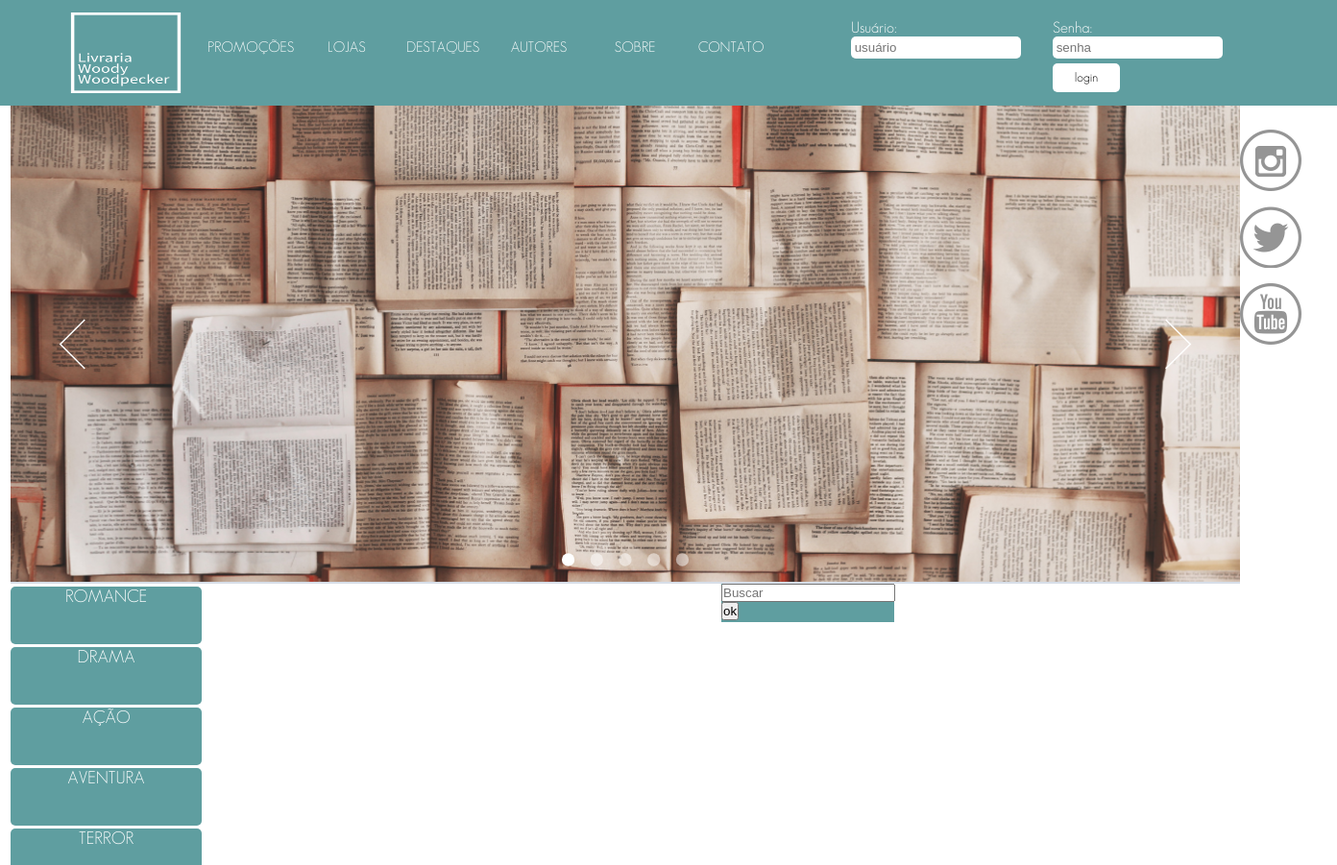
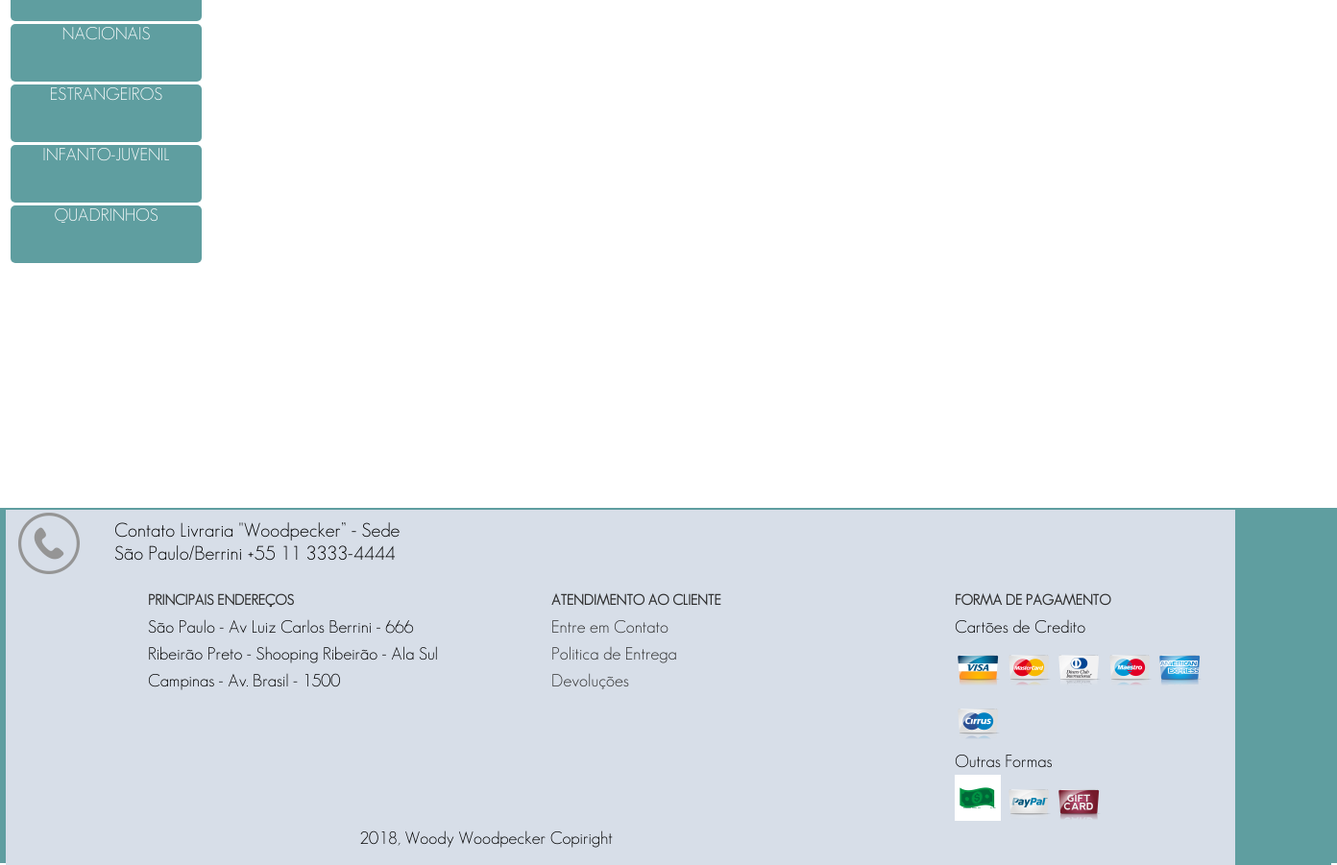
The app's page /index.php?modo=categoria&id_pesquisa=3 with its own data (2 pictures, top to bottom).
### tables this page shows
CREATE TABLE `tbl_categoria` (
  `id_categoria` int(11) NOT NULL AUTO_INCREMENT,
  `nome_categoria` varchar(45) NOT NULL,
  PRIMARY KEY (`id_categoria`)
);

### index.php (the view, shortened to what this page needs)
<?php
$conexao = conexaoBD();
?>
<!DOCTYPE html>
<html lang="pt-br">
    <head>
        <link rel="stylesheet" href="css/style.css">
    </head>
    <body>
    <div id="conteudoPrincipal">
        <div id="descerSlider">
            <header>
                <div id="cabecalho">
                    <div id="seguraLogo">
                        <img id="logo" src="icons/logo.png" alt="logo">
                    </div>
                    <nav id="seguraMenu">
                        <ul>
                            <li class="itemMenu"><a href="promocoes.php">PROMOÇÕES</a></li>
                            <li class="itemMenu"><a href="lojas.php">LOJAS</a></li>
                            <li class="itemMenu"><a href="destaques.php">DESTAQUES</a></li>
                            <li class="itemMenu"><a href="autores.php">AUTORES</a></li>
                            <li class="itemMenu"><a href="sobre.php">SOBRE</a></li>
                            <li class="itemMenu"><a href="contato.php">CONTATO</a></li>
                        </ul>
                    </nav>
                    <div id="seguraFaleC">
                        <form method="POST" action="index.php">
                            <div id="usuario">
                                <label>
                                    Usuário:
                                </label>
                                <br>
                                <input class="txtLogin" type="text" name="txtUsuario" id="txtUsuario" placeholder=" usuário">
                            </div>
                            <div id="senha">
                                <label>Senha:<br></label>
                                <input class="txtLogin" type="text" name="txtSenha" id="txtSenha" placeholder=" senha">
                                <input type="submit" value="login" name="bntLogin" id="btnLogin">
                            </div>
                        </form>
                    </div>
                </div>
            </header>
        </div>
        <div id="holdContent">
            <div id="container">
                <div id="seguraSlider">
                    <div id="jssor_1" style="position:relative;margin:0 auto;top:0px;left:0px;width:980px;height:380px;overflow:hidden;visibility:hidden;">
                        <div data-u="slides" style="cursor:default;position:relative;top:0px;left:0px;width:980px;height:380px;overflow:hidden;">
                            <div>
                                <img data-u="image" src="img/livraria.png" alt="image1"/>
                            </div>
                        </div>
                        <div data-u="navigator" class="jssorb051" style="position:absolute;bottom:12px;right:12px;" data-autocenter="1" data-scale="0.5" data-scale-bottom="0.75">
                            <div data-u="prototype" class="i" style="width:16px;height:16px;">
                                <svg viewbox="0 0 16000 16000" style="position:absolute;top:0;left:0;width:100%;height:100%;">
                                    <circle class="b" cx="8000" cy="8000" r="5800"></circle>
                                </svg>
                            </div>
                        </div>
                        <div data-u="arrowleft" class="jssora051" style="width:55px;height:55px;top:0px;left:25px;" data-autocenter="2" data-scale="0.75" data-scale-left="0.75">
                            <svg viewbox="0 0 16000 16000" style="position:absolute;top:0;left:0;width:100%;height:100%;">
                                <polyline class="a" points="11040,1920 4960,8000 11040,14080 "></polyline>
                            </svg>
                        </div>
                        <div data-u="arrowright" class="jssora051" style="width:55px;height:55px;top:0px;right:25px;" data-autocenter="2" data-scale="0.75" data-scale-right="0.75">
                            <svg viewbox="0 0 16000 16000" style="position:absolute;top:0;left:0;width:100%;height:100%;">
                                <polyline class="a" points="4960,1920 11040,8000 4960,14080 "></polyline>
                            </svg>
                        </div>
                    </div>
                </div>
                <div id="seguraConteudo">
                    <nav id="menuVertical">
                        <?php
                            $sql = "SELECT * FROM tbl_categoria";
                            $select = mysqli_query($conexao, $sql);
                            while($rs_consulta_categoria = mysqli_fetch_array($select)){
                                $id_categoria = $rs_consulta_categoria['id_categoria'];
                        ?>
                        <div class="menu_categoria">
                            <a href="index.php?modo=categoria&id_pesquisa=<?php echo utf8_encode($id_categoria)?>"><?php echo utf8_encode($rs_consulta_categoria['nome_categoria'])?></a>
                        </div>
                        <?php
                            }
                        ?>
                    </nav>
                    <div id="conteudo">
                        <div id="conteudo_barra">
                            <form method="GET" action="index.php" name="frmbarrabusca">
                                <div id="barra_busca">
                                    <input type="text" name="txt_barraBusca" placeholder="Buscar">
                                    <input type="submit" name="btnbarra" value="ok">
                                </div>
                            </form>
                        </div>
                    </div>
                </div>
            </div>
            <div id="redesSociais">
                <div id="conteudoRedesSociais">
                    <div class="imgRedeSocial">
                        <img src="icons/insta.png" alt="insta">
                    </div>
                    <div class="imgRedeSocial">
                        <img src="icons/twitter.png" alt="twitter">
                    </div>
                    <div class="imgRedeSocial">
                        <img src="icons/youtube.png" alt="youtube">
                    </div>
                </div>
            </div>
        </div>
        <footer>
            <div id="rodapeFooter">
                <div id="contatoFooter">
                    <div id="iconFooter">
                        <img src="icons/fone.png" alt="telefone">
                    </div>
                    <div id="infoFooter">
                        <p>Contato Livraria "Woodpecker” - Sede</p>
                        <p>São Paulo/Berrini +55 11 3333-4444</p>
                    </div>
                </div>
                <div id="conteudoFooter">
                    <div class="containerFooter">
                        <h5>PRINCIPAIS ENDEREÇOS</h5>
                        <p>São Paulo - Av Luiz Carlos Berrini - 666</p>
                        <p>Ribeirão Preto - Shooping Ribeirão - Ala Sul</p>
                        <p>Campinas - Av. Brasil - 1500</p>
                    </div>
                    <div class="containerFooter">
                        <h5>ATENDIMENTO AO CLIENTE</h5>
                        <a href="contato.php" ><span class="format">Entre em Contato</span></a>
                        <br>
                        <a href="#"><span class="format">Politica de Entrega</span></a>
                        <br>
                        <a href="#"><span class="format">Devoluções</span></a>
                    </div>
                    <div id="formadePagamento">
                        <h5>FORMA DE PAGAMENTO</h5>
                        <p>Cartões de Credito</p>
                        <img class="iconePag" src="icons/visa.png" alt="visa">
                        <img class="iconePag" src="icons/master.png" alt="master">
                        <img class="iconePag" src="icons/diners.png" alt="diners">
                        <img class="iconePag" src="icons/maestro.png" alt="maestro">
                        <img class="iconePag" src="icons/american.png" alt="american">
                        <img class="iconePag" src="icons/cirrus.png" alt="cirrus">
                        <p>Outras Formas</p>
                        <img class="iconePag" src="icons/cash.png" alt="cash">
                        <img class="iconePag" src="icons/paypal.png" alt="paypal">
                        <img class="iconePag" src="icons/gift.png" alt="gift">
                    </div>
                </div>
                <div id="copirightFooter">
                    <div id="copiright">
                        <p>2018, Woody Woodpecker Copiright</p>
                    </div>
                </div>
            </div>
        </footer>
    </div>
    </body>
</html>

### css/style.css (style rules this page uses)
html,body,p,body,ul,li,h1,h2,h3,h4,h5,h6,footer,form,label,input { padding: 0; margin: 0; }
* { box-sizing: border-box; }
a { color: white; text-decoration: none; }
#conteudoPrincipal { width: 100%; height: 1740px ; }
#descerSlider { width: 100%; height: 110px; background-color: cadetblue; margin: auto; }
header { width: 100%; height: 110px; background-color: cadetblue; margin: auto; position: fixed; z-index: 999; }
#cabecalho { width: 1280px; height: 110px; background-color: cadetblue; margin: auto; }
#seguraLogo { width: 150px; height: 110px; background-color: white; float: left; }
#logo { width: 150px; height: 110px; }
#seguraMenu { width: 600px; height: 100px; background-color: cadetblue; margin-left: 5px; float: left; }
.itemMenu { width: 100px; height: 96px; float: left; color: white; font-size: 15px; list-style: none; text-align: center; padding-top: 40px; font-family: geosanslight, Helvetica, sans-serif; }
#seguraFaleC { width: 400px; height: 100px; background-color: cadetblue; margin-left: 60px; float: left; padding-top: 20px; }
#usuario { width: 170px; height: 90px; background-color: cadetblue; margin-left: 15px; color: white; float: left; font-family: geosanslight; }
#senha { width: 170px; height: 90px; background-color: cadetblue; margin-left: 40px; color: white; float: left; font-family: geosanslight; }
#btnLogin { width: 70px; height: 30px; margin-top: 5px; border-radius: 5px; background-color: white; cursor: pointer; font-family: geosanslight; border: none; }
#txtUsuario { margin: auto; border: 0px; border-radius: 5px; height: 23px; }
#txtSenha { margin: auto; border: 0px; border-radius: 5px; height: 23px; }
#holdContent { width: 1370px; min-height: 1320px; height: auto; overflow: hidden; margin: auto; background-color: white; }
#container { width:1280px; float: left; min-height: 1320px; height: auto; overflow: hidden; }
#redesSociais { width: 90px; height: 1320px; float: left; background-color: white; }
#conteudoRedesSociais { width: 89px; height: 400px; margin-top: 15px; position: fixed; background-color: white; }
.imgRedeSocial { width: 88px; height: 70px; margin-top: 10px; }
#seguraSlider { width: 1280px; height: 498px; margin: auto; background-color: #d7dee8; }
#seguraConteudo { width: 1280px; height: auto; background-color: white; margin: auto; min-height: 820px; overflow: hidden; }
#menuVertical { width: 200px;; height: 815px; float: left; }
.menu_categoria { width: 199px; height: 60px; font-size: 18px; text-transform: uppercase; color: white; margin-top: 3px; font-family: geosanslight; background-color: cadetblue; text-align: center; border-radius: 5px; }
#conteudo { width: 1080px; height: auto; min-height: 800px; overflow: hidden; }
#conteudo_barra { width: 0px; height: 50px; margin: auto; background-color: cadetblue; }
#barra_busca { width: 180px; height: 40px; margin: auto; background-color: cadetblue; }
footer { width: 100%; height: 370px; background-color: cadetblue; padding: 2px; }
#rodapeFooter { width: 1380px; height: 370px; background-color: cadetblue; margin: auto; }
.format { color: rgb(45,45,45); text-decoration: none; }
#contatoFooter { width: 1280px; height: 70px; background-color: #d7dee8; padding: 3px; }
#iconFooter { width: 100px; height: 70px; float: left; margin-left: 10px; }
#infoFooter { width: 1000px; height: 50px; float: left; background-color: #d7dee8; font-family: geosanslight, roboto, sans-serif; color: black; font-size: 20px; margin-top: 6px; }
#conteudoFooter { width: 1280px; height: 260px; background-color: #d7dee8; }
.containerFooter { width: 410px; height: 250px; background-color: #d7dee8; margin-left: 10px; float: left; padding-top: 10px; font-family: geosanslight; font-size: 18px; padding-left: 25px; line-height: 28px; }
h5 { color: rgb(45,45,45); }
#formadePagamento { width: 316px; height: 250px; background-color: #d7dee8; margin-left: 10px; float: left; padding-top: 10px; font-family: geosanslight, roboto, sans-serif; font-size: 18px; padding-left: 25px; line-height: 28px; }
.iconePag { margin: 0px; }
#copirightFooter { width: 1280px; height: 40px; background-color: #d7dee8; font-size: 18px; }
#copiright { width: 1000px; height: 40px; color: black; float: left; font-family: geosanslight, roboto, sans-serif; text-align: center; font-size: 18px; padding-top: 2px; }

### index.php (style rules this page uses)
.jssorb051 .i { position:absolute;cursor:pointer; }
.jssora051 { display:block;position:absolute;cursor:pointer; }

### records on screen
tbl_categoria: nome_categoria "ROMANCE"
tbl_categoria: nome_categoria "DRAMA"
tbl_categoria: nome_categoria "AÇÃO"
tbl_categoria: nome_categoria "AVENTURA"
tbl_categoria: nome_categoria "TERROR"
tbl_categoria: nome_categoria "NACIONAIS"
tbl_categoria: nome_categoria "ESTRANGEIROS"
tbl_categoria: nome_categoria "INFANTO-JUVENIL"
tbl_categoria: nome_categoria "QUADRINHOS"
